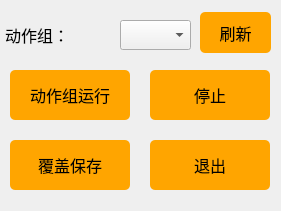
    <widget class="QWidget" name="widget_5" native="true">
     <property name="geometry">
      <rect>
       <x>910</x>
       <y>360</y>
       <width>281</width>
       <height>211</height>
      </rect>
     </property>
     <property name="styleSheet">
      <string notr="true">#widget_5 {border:1px solid #242424;
border-color: rgb(200, 200, 200);}</string>
     </property>
     <widget class="QLabel" name="label_action">
      <property name="geometry">
       <rect>
        <x>5</x>
        <y>20</y>
        <width>111</width>
        <height>30</height>
       </rect>
      </property>
      <property name="font">
       <font>
        <family>黑体</family>
        <pointsize>12</pointsize>
       </font>
      </property>
      <property name="text">
       <string>动作组：</string>
      </property>
     </widget>
     <widget class="QComboBox" name="comboBox_action">
      <property name="geometry">
       <rect>
        <x>120</x>
        <y>20</y>
        <width>71</width>
        <height>30</height>
       </rect>
      </property>
      <property name="font">
       <font>
        <family>Arial</family>
        <pointsize>10</pointsize>
       </font>
      </property>
      <property name="styleSheet">
       <string notr="true">background-color: rgb(240, 240, 240);
color: rgb(0, 0, 0);</string>
      </property>
     </widget>
     <widget class="QPushButton" name="Button_RunAction">
      <property name="geometry">
       <rect>
        <x>10</x>
        <y>70</y>
        <width>120</width>
        <height>50</height>
       </rect>
      </property>
      <property name="font">
       <font>
        <family>黑体</family>
        <pointsize>12</pointsize>
       </font>
      </property>
      <property name="styleSheet">
       <string notr="true">QPushButton{background-color: rgb(255, 165, 0);}
QPushButton:hover{background-color:  rgb(255, 210, 0);}
QPushButton{border-radius:5px;}</string>
      </property>
      <property name="text">
       <string>动作组运行</string>
      </property>
     </widget>
     <widget class="QPushButton" name="Button_StopAction">
      <property name="geometry">
       <rect>
        <x>150</x>
        <y>70</y>
        <width>120</width>
        <height>50</height>
       </rect>
      </property>
      <property name="font">
       <font>
        <family>黑体</family>
        <pointsize>12</pointsize>
       </font>
      </property>
      <property name="styleSheet">
       <string notr="true">QPushButton{background-color: rgb(255, 165, 0);}
QPushButton:hover{background-color:  rgb(255, 210, 0);}
QPushButton{border-radius:5px;}</string>
      </property>
      <property name="text">
       <string>停止</string>
      </property>
     </widget>
     <widget class="QPushButton" name="Button_Quit">
      <property name="geometry">
       <rect>
        <x>150</x>
        <y>140</y>
        <width>120</width>
        <height>50</height>
       </rect>
      </property>
      <property name="font">
       <font>
        <family>黑体</family>
        <pointsize>12</pointsize>
       </font>
      </property>
      <property name="styleSheet">
       <string notr="true">QPushButton{background-color: rgb(255, 165, 0);}
QPushButton:hover{background-color:  rgb(255, 210, 0);}
QPushButton{border-radius:5px;}</string>
      </property>
      <property name="text">
       <string>退出</string>
      </property>
     </widget>
     <widget class="QPushButton" name="Button_Reflash">
      <property name="geometry">
       <rect>
        <x>200</x>
        <y>12</y>
        <width>71</width>
        <height>41</height>
       </rect>
      </property>
      <property name="font">
       <font>
        <family>黑体</family>
        <pointsize>12</pointsize>
       </font>
      </property>
      <property name="styleSheet">
       <string notr="true">QPushButton{background-color: rgb(255, 165, 0);}
QPushButton:hover{background-color:  rgb(255, 210, 0);}
QPushButton{border-radius:5px;}</string>
      </property>
      <property name="text">
       <string>刷新</string>
      </property>
     </widget>
     <widget class="QPushButton" name="Button_replace">
      <property name="geometry">
       <rect>
        <x>10</x>
        <y>140</y>
        <width>120</width>
        <height>50</height>
       </rect>
      </property>
      <property name="font">
       <font>
        <family>黑体</family>
        <pointsize>12</pointsize>
       </font>
      </property>
      <property name="styleSheet">
       <string notr="true">QPushButton{background-color: rgb(255, 165, 0);}
QPushButton:hover{background-color:  rgb(255, 210, 0);}
QPushButton{border-radius:5px;}</string>
      </property>
      <property name="text">
       <string>覆盖保存</string>
      </property>
     </widget>
    </widget>
